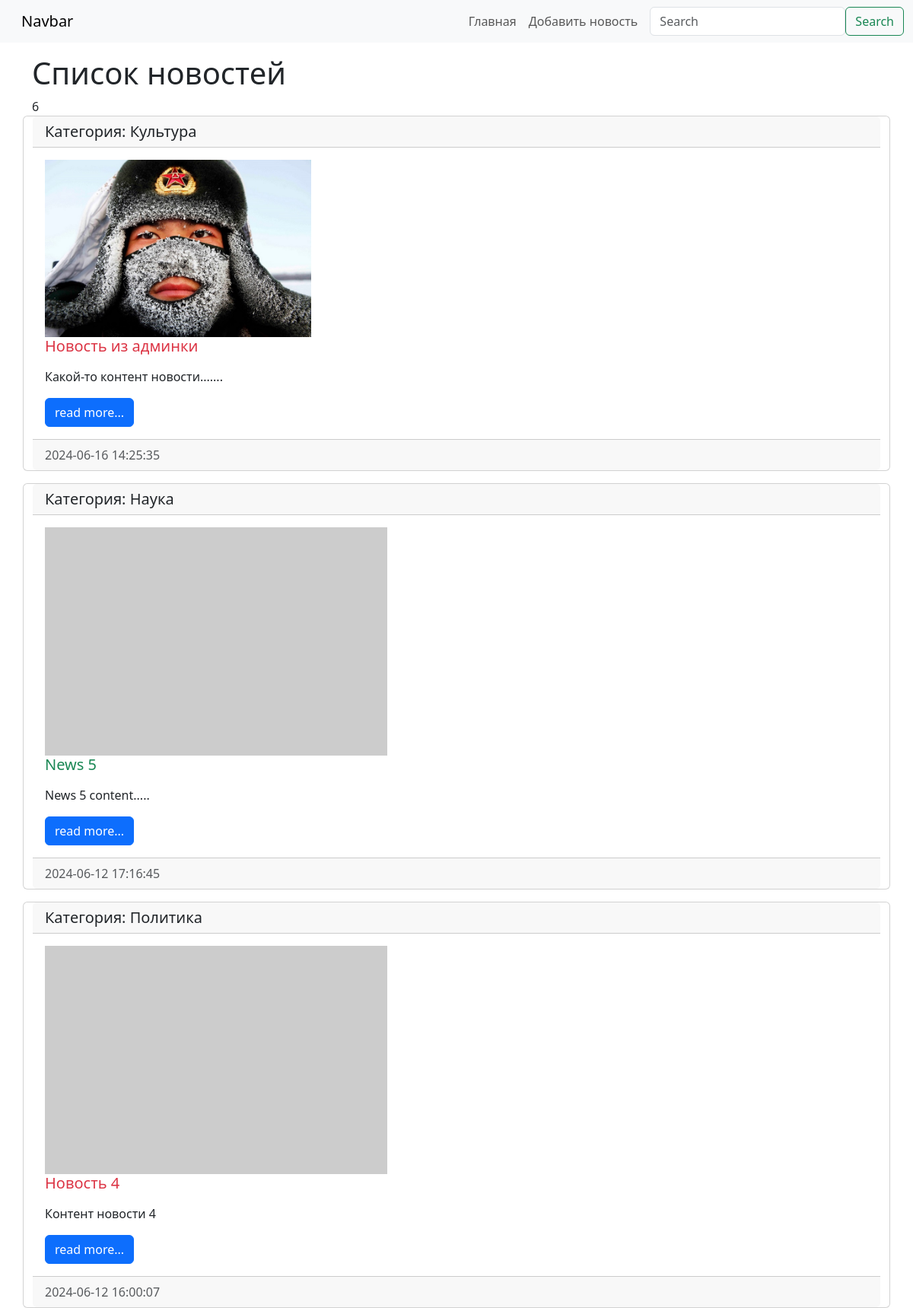
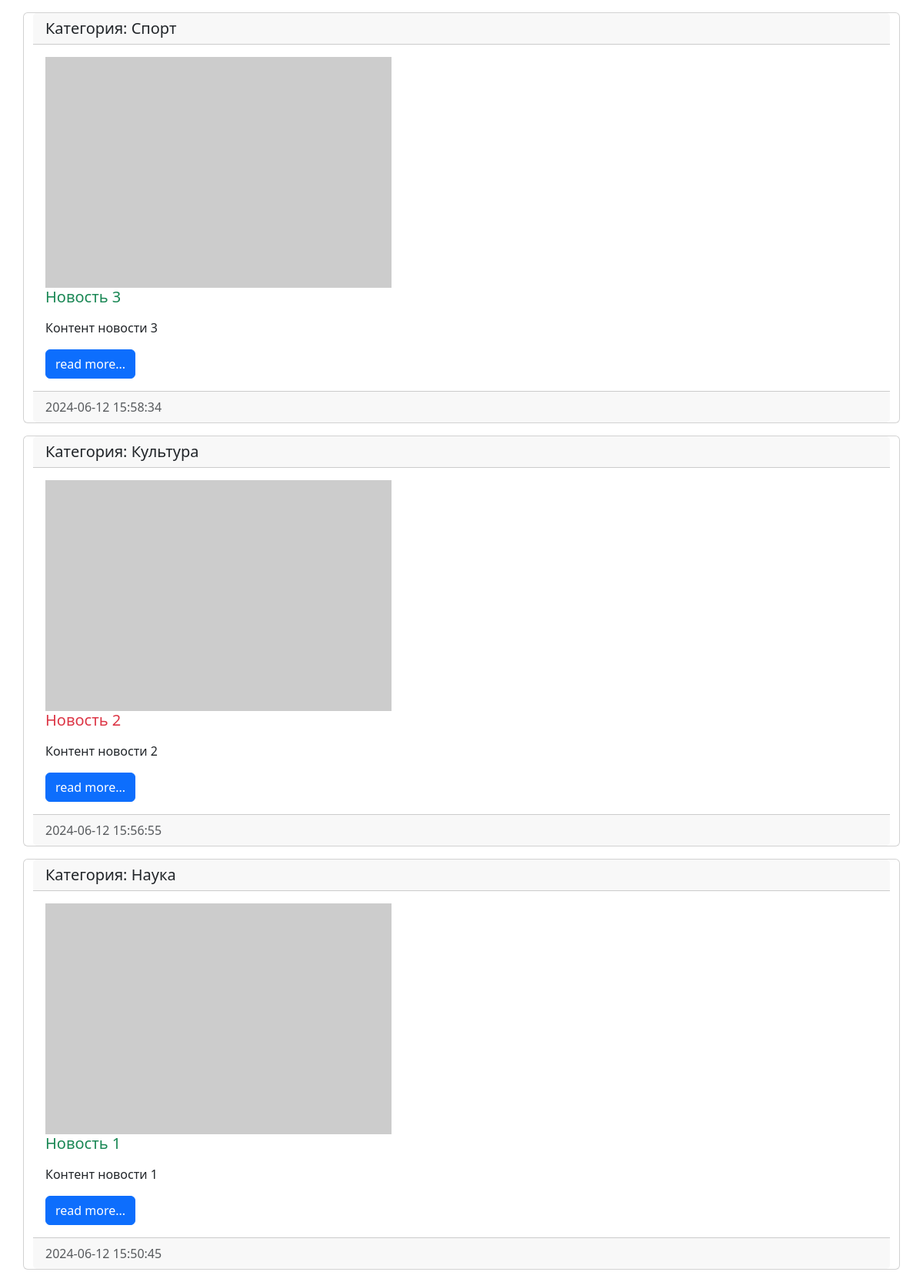
/, run on an earlier commit of the app's database (2 pictures, top to bottom).
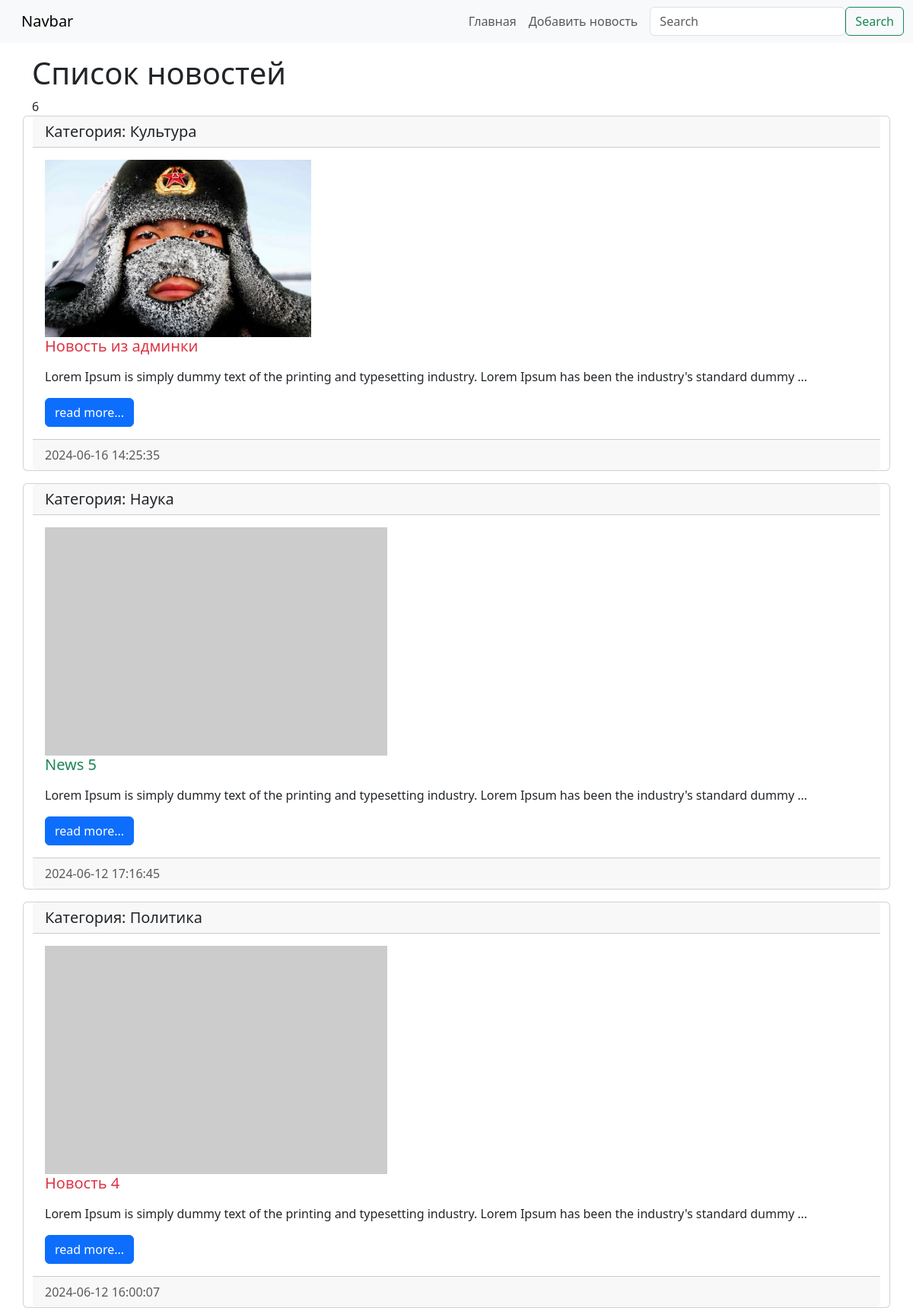
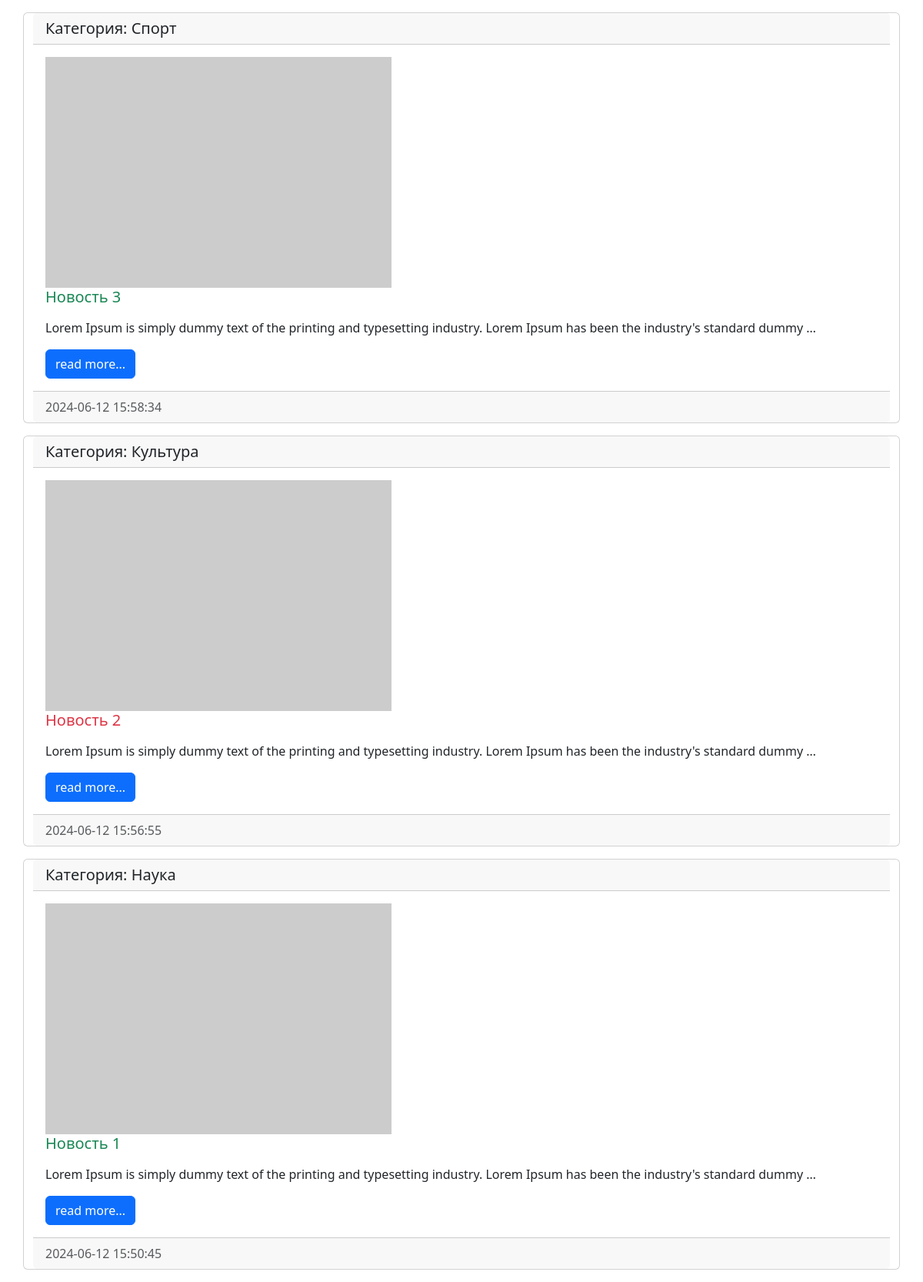
And on a later commit of the database (2 pictures, top to bottom).
### news/models.py (models this page shows, shortened)
class News(models.Model):
    title = models.CharField(max_length=150, verbose_name='Наименование')
    content = models.TextField(blank=True, verbose_name='Контент')
    created_at = models.DateTimeField(auto_now_add=True, verbose_name='дата публикации')
    update_at = models.DateTimeField(auto_now=True, verbose_name='Обновленно')
    photo = models.ImageField(upload_to='photos/%Y/%m/%d/', verbose_name='Фото', blank=True )
    is_published = models.BooleanField(default=True, verbose_name='Опубликованно')
    category = models.ForeignKey(Category, on_delete=models.PROTECT, null=True, verbose_name='Категория')
    class Meta:
        verbose_name = 'Новость'
        verbose_name_plural = "Новости"
        ordering = ['-created_at']

class Category(models.Model):
    title = models.CharField(max_length=150, db_index=True, verbose_name='Наименование категории')
    def __str__(self):
        return self.title
    class Meta:
        verbose_name = 'Категория'
        verbose_name_plural = "Категории"
        ordering = ['title']

### news/views.py (the view)
# urls.py: path('', index),
def index(request):
    news = News.objects.all()
    context = {
        'news': news,
        'title': 'Список новостей'
    }
    return render(request, 'news/index.html', context)

### news/templates/news/index.html (shortened to what this page needs)
<!doctype html>
<html lang="en">
  <head>
    <link rel="stylesheet" href="https://cdn.jsdelivr.net/npm/bootstrap@5.3.3/dist/css/bootstrap.rtl.min.css">
  </head>
  <body>
    <nav class="navbar navbar-expand-lg bg-body-tertiary">
        <div class="container-fluid">
          <a class="navbar-brand" href="#">Navbar</a>
          <div class="collapse navbar-collapse" id="navbarSupportedContent">
            <ul class="navbar-nav me-auto mb-2 mb-lg-0">
              <li class="nav-item"><a class="nav-link" href="/">Главная</a></li>
              <li class="nav-item"><a class="nav-link" href="/">Добавить новость</a></li>
            </ul>
            <form class="d-flex" role="search">
              <input class="form-control me-2" type="search" placeholder="Search" aria-label="Search">
              <button class="btn btn-outline-success" type="submit">Search</button>
            </form>
          </div>
        </div>
    </nav>
 <div class="container mt-3">
    <h1> {{ title }}</h1>
     {{ news.count }}
    <div class="row">
        {% for item in news %}
            <div class="card mb-3">
                <h5 class="card-header">
                    Категория: {{ item.category }}
                </h5>
                <div class="card-body">
                        <div class="media">
                            {% if item.photo %}
                                <img src="{{ item.photo.url }}" alt="" width="350" class="mr-3">
                            {% else %}
                                <img src="https://picsum.photos/450/300/?blur" alt="" class="mr-3">
                            {% endif %}
                            <div class="media-body">
                                <h5 class="card-title {% cycle 'text-danger' 'text-success' %}">{{ item.title }}</h5>
                                <p class="card-text">{{ item.content|safe|linebreaks|truncatewords:20 }}</p>
                                <a href="#" class="btn btn-primary">read more...</a>
                            </div>
                        </div>
                </div>
                <div class="card-footer text-muted">
                    {{ item.created_at|date:"Y-m-d H:i:s"}}
                </div>
            </div>
        {% endfor %}
    </div>
 </div>
</body>
</html>

What changed in the data, as far as the page shows it:
changed News "Новость из админки": content "Какой-то контент новости......." → "Lorem Ipsum is simply dummy text of the printing and typesetting industry. Lorem Ipsum has been the industry's standard dummy …"
changed News "News 5": content "News 5 content....." → "Lorem Ipsum is simply dummy text of the printing and typesetting industry. Lorem Ipsum has been the industry's standard dummy …"
changed News "Новость 4": content "Контент новости 4" → "Lorem Ipsum is simply dummy text of the printing and typesetting industry. Lorem Ipsum has been the industry's standard dummy …"
changed News "Новость 3": content "Контент новости 3" → "Lorem Ipsum is simply dummy text of the printing and typesetting industry. Lorem Ipsum has been the industry's standard dummy …"
changed News "Новость 2": content "Контент новости 2" → "Lorem Ipsum is simply dummy text of the printing and typesetting industry. Lorem Ipsum has been the industry's standard dummy …"
changed News "Новость 1": content "Контент новости 1" → "Lorem Ipsum is simply dummy text of the printing and typesetting industry. Lorem Ipsum has been the industry's standard dummy …"
